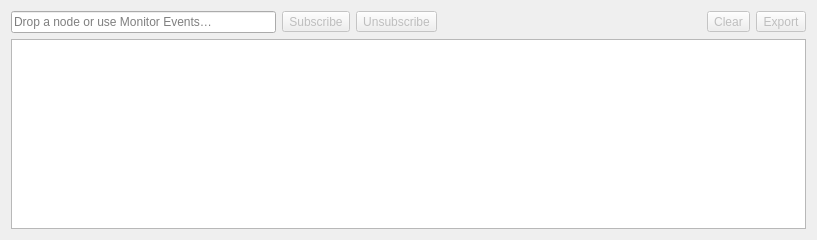
<?xml version="1.0" encoding="UTF-8"?>
<ui version="4.0">
 <class>EventsWidget</class>
 <widget class="QWidget" name="EventsWidget">
  <property name="geometry">
   <rect>
    <x>0</x>
    <y>0</y>
    <width>817</width>
    <height>240</height>
   </rect>
  </property>
  <layout class="QVBoxLayout" name="eventsLayout">
   <item>
    <layout class="QHBoxLayout" name="eventsToolbarLayout">
     <item>
      <widget class="NodeLineEdit" name="eventsNodeEdit">
       <property name="readOnly">
        <bool>true</bool>
       </property>
       <property name="placeholderText">
        <string>Drop a node or use Monitor Events…</string>
       </property>
      </widget>
     </item>
     <item>
      <widget class="ThemedToolButton" name="eventsSubscribeButton">
       <property name="enabled">
        <bool>false</bool>
       </property>
       <property name="text">
        <string>Subscribe</string>
       </property>
       <property name="toolButtonStyle">
        <enum>Qt::ToolButtonStyle::ToolButtonTextBesideIcon</enum>
       </property>
      </widget>
     </item>
     <item>
      <widget class="ThemedToolButton" name="eventsUnsubscribeButton">
       <property name="enabled">
        <bool>false</bool>
       </property>
       <property name="text">
        <string>Unsubscribe</string>
       </property>
       <property name="toolButtonStyle">
        <enum>Qt::ToolButtonStyle::ToolButtonTextBesideIcon</enum>
       </property>
      </widget>
     </item>
     <item>
      <spacer name="eventsToolbarSpacer">
       <property name="orientation">
        <enum>Qt::Orientation::Horizontal</enum>
       </property>
       <property name="sizeHint" stdset="0">
        <size>
         <width>40</width>
         <height>20</height>
        </size>
       </property>
      </spacer>
     </item>
     <item>
      <widget class="ThemedToolButton" name="eventsClearButton">
       <property name="enabled">
        <bool>false</bool>
       </property>
       <property name="text">
        <string>Clear</string>
       </property>
       <property name="toolButtonStyle">
        <enum>Qt::ToolButtonStyle::ToolButtonTextBesideIcon</enum>
       </property>
      </widget>
     </item>
     <item>
      <widget class="ThemedToolButton" name="eventsExportButton">
       <property name="enabled">
        <bool>false</bool>
       </property>
       <property name="text">
        <string>Export</string>
       </property>
       <property name="toolButtonStyle">
        <enum>Qt::ToolButtonStyle::ToolButtonTextBesideIcon</enum>
       </property>
      </widget>
     </item>
    </layout>
   </item>
   <item>
    <widget class="TableView" name="eventsTable"/>
   </item>
  </layout>
 </widget>
 <customwidgets>
  <customwidget>
   <class>ThemedToolButton</class>
   <extends>QToolButton</extends>
   <header>widgets/themedtoolbutton.h</header>
  </customwidget>
  <customwidget>
   <class>TableView</class>
   <extends>QTableView</extends>
   <header>widgets/tableview.h</header>
  </customwidget>
  <customwidget>
   <class>NodeLineEdit</class>
   <extends>QLineEdit</extends>
   <header>widgets/nodelineedit.h</header>
  </customwidget>
 </customwidgets>
 <resources/>
 <connections/>
</ui>
